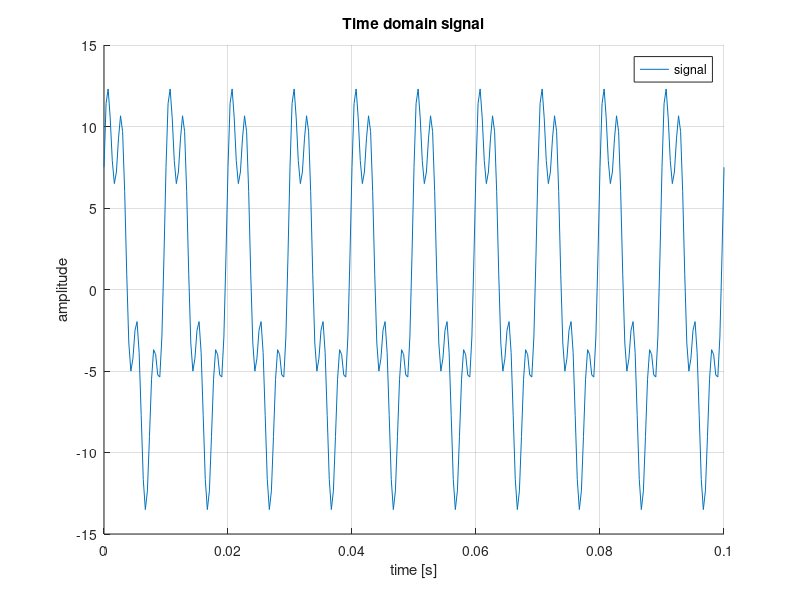
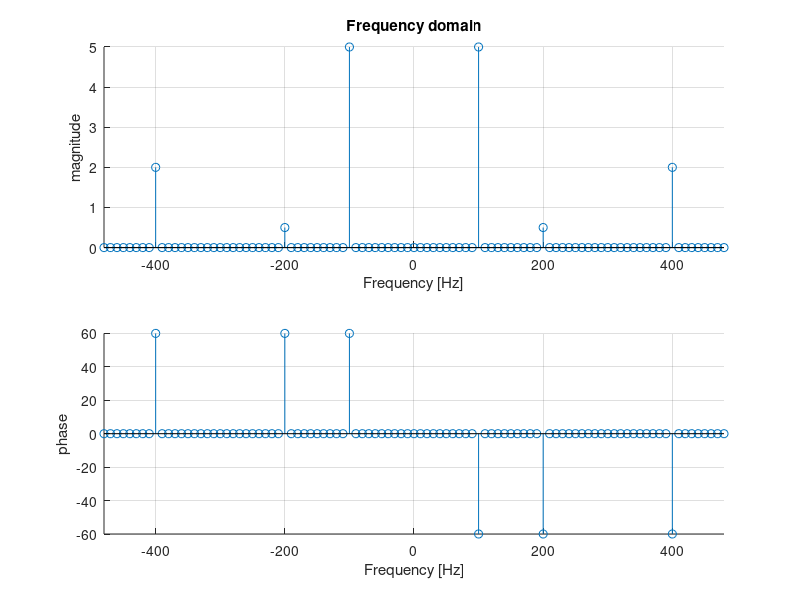

These figures' MATLAB source, in order: (Note: this script raises an error after producing the figures.)
%-------------------------------------------------------------------------
% File        : fft_test.m
% Author      : Michael Wurm <wurm.michael95@gmail.com>
% Description : Learn about FFT ('perfect' resolution)
%-------------------------------------------------------------------------

%% Prepare environment
clear;
close all;
clc;

%=========================================================================
%% Settings

% Simulation Options

% Common
osr = 10;
fs  = 300*osr;

n_sec = 0.1;
tn    = (0:1:fs*n_sec).';


%=========================================================================
%% Signal

fmax = 400;

phi = 30 * pi/180;

sig1 = 10 * sin(2*pi*100/fs*tn + phi);
sig2 =  1 * sin(2*pi*200/fs*tn + phi);
sig3 =  4 * sin(2*pi*400/fs*tn + phi);

signal = sig1 + sig2 + sig3;

%=========================================================================
%% FFT

% Calculations
Nfft      = length(tn)-1;
%Nfft      = 2^(nextpow2(Nfft)-1);
fft_freqs = (-Nfft/2:Nfft/2-1)/(Nfft/fs);

fft_signal_mag = fftshift(fft(signal,Nfft))/Nfft;

% corect 'zero' values
tol_zero = 1e-6;
fft_signal_mag(abs(fft_signal_mag) < tol_zero) = 0;

fft_signal_phase = angle(fft_signal_mag)*180/pi;
fft_signal_phase(abs(fft_signal_phase) < tol_zero) = 0;

%=========================================================================
%% Plots

%-------------------------------------------------------------------------
fig_title = 'Time domain signal';
fig_time_tx = figure('Name',fig_title);
hold on;
plot(tn/fs, signal, 'DisplayName', 'signal');
grid on;
title(fig_title);
xlabel('time [s]');
ylabel('amplitude');
legend();

%-------------------------------------------------------------------------
fig_title = 'Frequency domain';
fig_freq = figure('Name',fig_title);
sp1 = subplot(2,1,1);
hold on;
h0 = stem(fft_freqs, abs(fft_signal_mag), 'DisplayName', 'magnitude');
grid on;
xlim([-fmax*1.2,fmax*1.2]);
title(fig_title);
xlabel('Frequency [Hz]');
ylabel('magnitude');

sp2 = subplot(2,1,2);
hold on;
h1 = stem(fft_freqs, fft_signal_phase, 'DisplayName', 'phase');
grid on;
xlim([-fmax*1.2,fmax*1.2]);
xlabel('Frequency [Hz]');
ylabel('phase');
linkaxes([sp1,sp2],'x')

%=========================================================================
%% Arrange all plots on the display

if ~isRunningInOctave()
    autoArrangeFigures(2,2,2);
end

disp('Done.');
